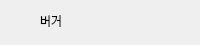
              <widget class="QWidget" name="widget_banner_3_burger" native="true">
               <property name="maximumSize">
                <size>
                 <width>16777215</width>
                 <height>45</height>
                </size>
               </property>
               <layout class="QHBoxLayout" name="horizontalLayout_7">
                <property name="spacing">
                 <number>0</number>
                </property>
                <property name="leftMargin">
                 <number>5</number>
                </property>
                <property name="topMargin">
                 <number>5</number>
                </property>
                <property name="rightMargin">
                 <number>5</number>
                </property>
                <property name="bottomMargin">
                 <number>5</number>
                </property>
                <item>
                 <widget class="QLabel" name="label_banner_home_icon_3">
                  <property name="minimumSize">
                   <size>
                    <width>30</width>
                    <height>30</height>
                   </size>
                  </property>
                  <property name="maximumSize">
                   <size>
                    <width>30</width>
                    <height>30</height>
                   </size>
                  </property>
                  <property name="text">
                   <string/>
                  </property>
                  <property name="pixmap">
                   <pixmap>../src/hamburguer.svg</pixmap>
                  </property>
                  <property name="scaledContents">
                   <bool>true</bool>
                  </property>
                  <property name="alignment">
                   <set>Qt::AlignCenter</set>
                  </property>
                 </widget>
                </item>
                <item>
                 <widget class="QWidget" name="widget_13" native="true">
                  <layout class="QVBoxLayout" name="verticalLayout_13">
                   <property name="spacing">
                    <number>0</number>
                   </property>
                   <property name="leftMargin">
                    <number>5</number>
                   </property>
                   <property name="topMargin">
                    <number>5</number>
                   </property>
                   <property name="rightMargin">
                    <number>5</number>
                   </property>
                   <property name="bottomMargin">
                    <number>0</number>
                   </property>
                   <item>
                    <widget class="QLabel" name="label_banner_home_3">
                     <property name="maximumSize">
                      <size>
                       <width>16777215</width>
                       <height>15</height>
                      </size>
                     </property>
                     <property name="text">
                      <string>버거</string>
                     </property>
                     <property name="alignment">
                      <set>Qt::AlignLeading|Qt::AlignLeft|Qt::AlignVCenter</set>
                     </property>
                    </widget>
                   </item>
                   <item>
                    <widget class="QFrame" name="frame_line_3">
                     <property name="minimumSize">
                      <size>
                       <width>30</width>
                       <height>5</height>
                      </size>
                     </property>
                     <property name="maximumSize">
                      <size>
                       <width>20</width>
                       <height>5</height>
                      </size>
                     </property>
                    </widget>
                   </item>
                  </layout>
                 </widget>
                </item>
               </layout>
              </widget>
